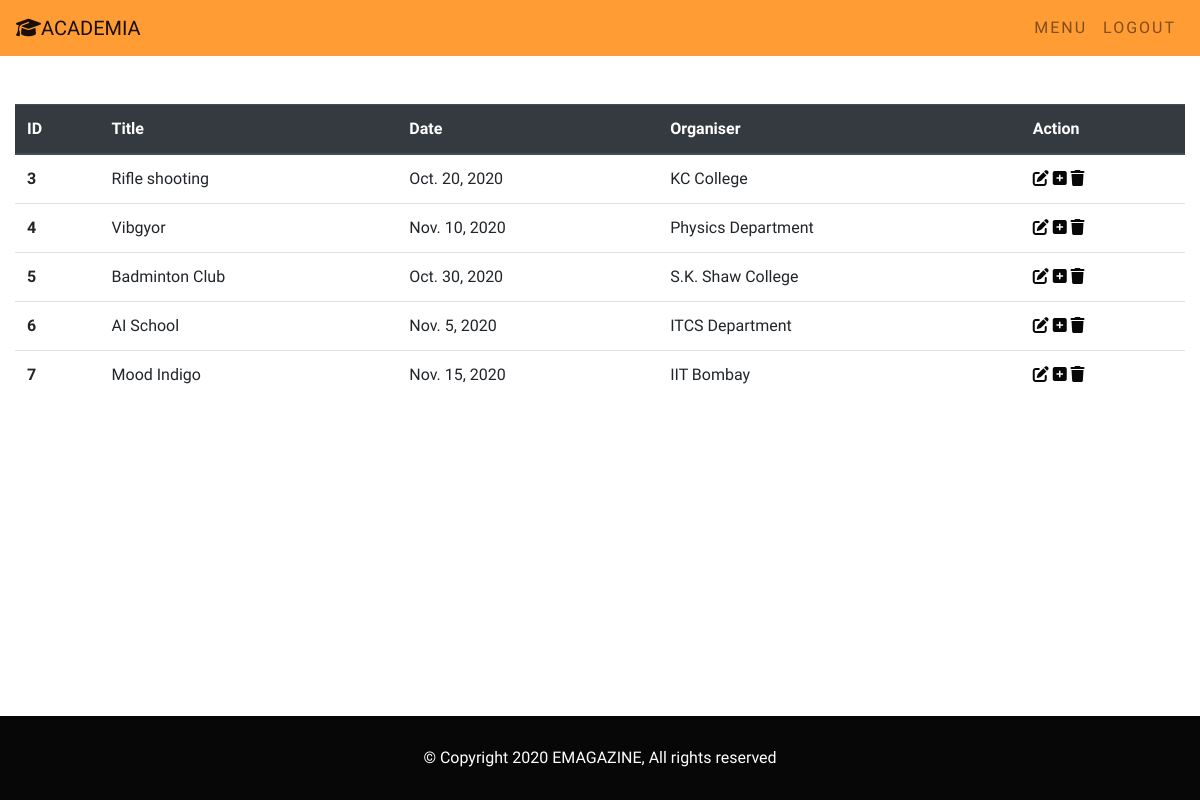
Page /options/etab/ on the committed database.
### EMAG_APP/models.py (models this page shows, shortened)
class Event(models.Model):
    user_id = models.ForeignKey(
        to=User, on_delete=models.CASCADE, null=True, related_name='events')
    event_title = models.CharField(
        max_length=755, null=False, blank=False, unique=True)
    event_category = models.CharField(
        null=False, blank=False, max_length=400, choices=EVENT_CHOICES)
    event_tags = models.CharField(max_length=400, null=True, blank=True)
    organised_by = models.CharField(max_length=1000, null=True, blank=True)
    sponsored_by = models.CharField(max_length=1000, null=True, blank=True)
    event_data = models.FileField(null=True, blank=True)
    event_banner = models.ImageField(null=True, blank=True)
    event_description = models.TextField(null=False, blank=False)
    event_date = models.DateField(null=False, blank=False)
    uploaded_at = models.DateTimeField(default=timezone.now)

### EMAG_APP/views.py (the view)
# urls.py: path('options/etab/', etab_view),
def etab_view(request):
    etab = Event.objects.all()
    return render(request, "emag_admin/etab.html", {"etab": etab})

### EMAG_APP/templates/emag_admin/etab.html
{% extends 'lognav.html' %}{% load static %}
{% block body %}
<div class="container-fluid my-5">
    <table class="table">
        <thead class="thead-dark">
          <tr>
            <th scope="col">ID</th>
            <th scope="col">Title</th>
            <th scope="col">Date</th>
            <th scope="col">Organiser</th>
            <th scope="col">Action</th>
          </tr>
        </thead>
        <tbody>
        {% for et in etab %}
          <tr>
            <th scope="row">{{ et.id }}</th>
            <td>{{ et.event_title }}</td>
            <td>{{ et.event_date }}</td>
            <td>{{ et.organised_by }}</td>
            <td>
              <a href="#" ><i class="fas fa-edit"></i></a>
              <a href="/add-event/" ><i class="fas fa-plus-square"></i></a>
              <a href="#" ><i class="fas fa-trash"></i></a>
            </td>
          </tr>
          {% endfor %}
        </tbody>
      </table>
</div>
{% endblock %}

### EMAG_APP/static/css/style.css (style rules this page uses)
body { font-family: "Josefin Sans", sans-serif; -webkit-background-size: cover; -moz-background-size: cover; background-size: cover; -o-background-size: cover; background-color: #fff; color: #070707; margin-bottom: 150px; }
* { margin: 0; padding: 0; list-style: none; text-decoration: none; }
a { text-decoration: none; color: #070707; }

### rows in the picture
Event: id "3", event_title "Rifle shooting", event_date "Oct. 20, 2020", organised_by "KC College"
Event: id "4", event_title "Vibgyor", event_date "Nov. 10, 2020", organised_by "Physics Department"
Event: id "5", event_title "Badminton Club", event_date "Oct. 30, 2020", organised_by "S.K. Shaw College"
Event: id "6", event_title "AI School", event_date "Nov. 5, 2020", organised_by "ITCS Department"
Event: id "7", event_title "Mood Indigo", event_date "Nov. 15, 2020", organised_by "IIT Bombay"
